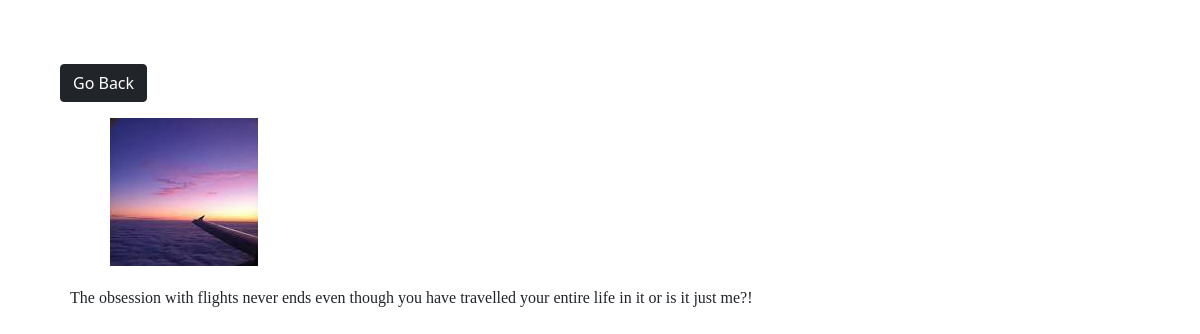
Page /photo/14/ on the committed database.
### photos/models.py (models this page shows, shortened)
class Photo(models.Model):
    category = models.ForeignKey(Category, on_delete=models.SET_NULL, null=True, blank=True)
    image = models.ImageField(null=False, blank=False)
    description = models.TextField()

### photos/views.py (the view)
# urls.py: path('photo/<str:pk>/', views.viewPhoto, name='photo'),
def viewPhoto(request, pk):
    photo = Photo.objects.get(id=pk)
    return render(request, 'photos/photo.html', {'photo': photo})

### photos/templates/photos/photo.html (shortened to what this page needs)
<!DOCTYPE html>
<html>
<head>
    <link href="https://cdn.jsdelivr.net/npm/bootstrap@5.0.0-beta1/dist/css/bootstrap.min.css" rel="stylesheet"
>
</head>
<body class="m-5">
    <div class="container">
        <div class="row justify-content-center">
            <div class="col">
                <a href="{% url 'gallery' %}" class="btn btn-dark my-3">Go Back</a>
                <div style="height: 90vh;">
                    <img style="max-width: 70%; max-height: 80%; margin-left:50px;" src="{{photo.image.url}}">
                    <p style="margin:20px 10px;font-family: 'Amatic SC', cursive;">{{photo.description}}</p>
                </div>
            </div>
        </div>
    </div>
</body>
</html>

### rows in the picture
Photo: image (picture), description "The obsession with flights never ends even though you have travelled your entire life in it or is it just me?!"
